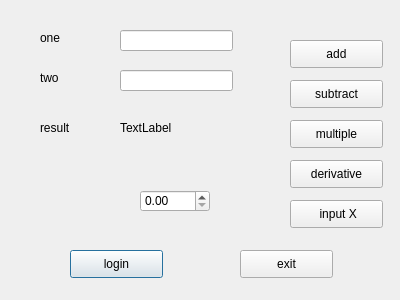
<?xml version="1.0" encoding="UTF-8"?>
<ui version="4.0">
 <class>LoginDialog</class>
 <widget class="QDialog" name="LoginDialog">
  <property name="geometry">
   <rect>
    <x>0</x>
    <y>0</y>
    <width>400</width>
    <height>300</height>
   </rect>
  </property>
  <property name="windowTitle">
   <string>Dialog</string>
  </property>
  <widget class="QLabel" name="label">
   <property name="geometry">
    <rect>
     <x>40</x>
     <y>30</y>
     <width>72</width>
     <height>15</height>
    </rect>
   </property>
   <property name="text">
    <string>one</string>
   </property>
  </widget>
  <widget class="QLabel" name="label_2">
   <property name="geometry">
    <rect>
     <x>40</x>
     <y>70</y>
     <width>72</width>
     <height>15</height>
    </rect>
   </property>
   <property name="text">
    <string>two</string>
   </property>
  </widget>
  <widget class="QLineEdit" name="userLineEdit">
   <property name="geometry">
    <rect>
     <x>120</x>
     <y>30</y>
     <width>113</width>
     <height>21</height>
    </rect>
   </property>
  </widget>
  <widget class="QLineEdit" name="pwdLineEdit">
   <property name="geometry">
    <rect>
     <x>120</x>
     <y>70</y>
     <width>113</width>
     <height>21</height>
    </rect>
   </property>
  </widget>
  <widget class="QPushButton" name="loginBtn">
   <property name="geometry">
    <rect>
     <x>70</x>
     <y>250</y>
     <width>93</width>
     <height>28</height>
    </rect>
   </property>
   <property name="text">
    <string>login</string>
   </property>
  </widget>
  <widget class="QPushButton" name="exitBtn">
   <property name="geometry">
    <rect>
     <x>240</x>
     <y>250</y>
     <width>93</width>
     <height>28</height>
    </rect>
   </property>
   <property name="text">
    <string>exit</string>
   </property>
  </widget>
  <widget class="QPushButton" name="addBtn">
   <property name="geometry">
    <rect>
     <x>290</x>
     <y>40</y>
     <width>93</width>
     <height>28</height>
    </rect>
   </property>
   <property name="text">
    <string>add</string>
   </property>
  </widget>
  <widget class="QPushButton" name="subBtn">
   <property name="geometry">
    <rect>
     <x>290</x>
     <y>80</y>
     <width>93</width>
     <height>28</height>
    </rect>
   </property>
   <property name="text">
    <string>subtract</string>
   </property>
  </widget>
  <widget class="QPushButton" name="mulBtn">
   <property name="geometry">
    <rect>
     <x>290</x>
     <y>120</y>
     <width>93</width>
     <height>28</height>
    </rect>
   </property>
   <property name="text">
    <string>multiple</string>
   </property>
  </widget>
  <widget class="QPushButton" name="derBtn">
   <property name="geometry">
    <rect>
     <x>290</x>
     <y>160</y>
     <width>93</width>
     <height>28</height>
    </rect>
   </property>
   <property name="text">
    <string>derivative</string>
   </property>
  </widget>
  <widget class="QPushButton" name="inpBtn">
   <property name="geometry">
    <rect>
     <x>290</x>
     <y>200</y>
     <width>93</width>
     <height>28</height>
    </rect>
   </property>
   <property name="text">
    <string> input X</string>
   </property>
  </widget>
  <widget class="QDoubleSpinBox" name="doubleSpinBox">
   <property name="geometry">
    <rect>
     <x>140</x>
     <y>190</y>
     <width>70</width>
     <height>22</height>
    </rect>
   </property>
  </widget>
  <widget class="QLabel" name="result">
   <property name="geometry">
    <rect>
     <x>120</x>
     <y>120</y>
     <width>72</width>
     <height>15</height>
    </rect>
   </property>
   <property name="text">
    <string>TextLabel</string>
   </property>
  </widget>
  <widget class="QLabel" name="label_4">
   <property name="geometry">
    <rect>
     <x>40</x>
     <y>120</y>
     <width>72</width>
     <height>15</height>
    </rect>
   </property>
   <property name="text">
    <string>result</string>
   </property>
  </widget>
 </widget>
 <resources/>
 <connections>
  <connection>
   <sender>addBtn</sender>
   <signal>clicked()</signal>
   <receiver>LoginDialog</receiver>
   <slot>add()</slot>
   <hints>
    <hint type="sourcelabel">
     <x>330</x>
     <y>56</y>
    </hint>
    <hint type="destinationlabel">
     <x>260</x>
     <y>52</y>
    </hint>
   </hints>
  </connection>
  <connection>
   <sender>loginBtn</sender>
   <signal>clicked()</signal>
   <receiver>LoginDialog</receiver>
   <slot>accept()</slot>
   <hints>
    <hint type="sourcelabel">
     <x>111</x>
     <y>250</y>
    </hint>
    <hint type="destinationlabel">
     <x>105</x>
     <y>231</y>
    </hint>
   </hints>
  </connection>
 </connections>
 <slots>
  <slot>add()</slot>
  <slot>sub()</slot>
  <slot>mul()</slot>
  <slot>derivative()</slot>
 </slots>
</ui>
